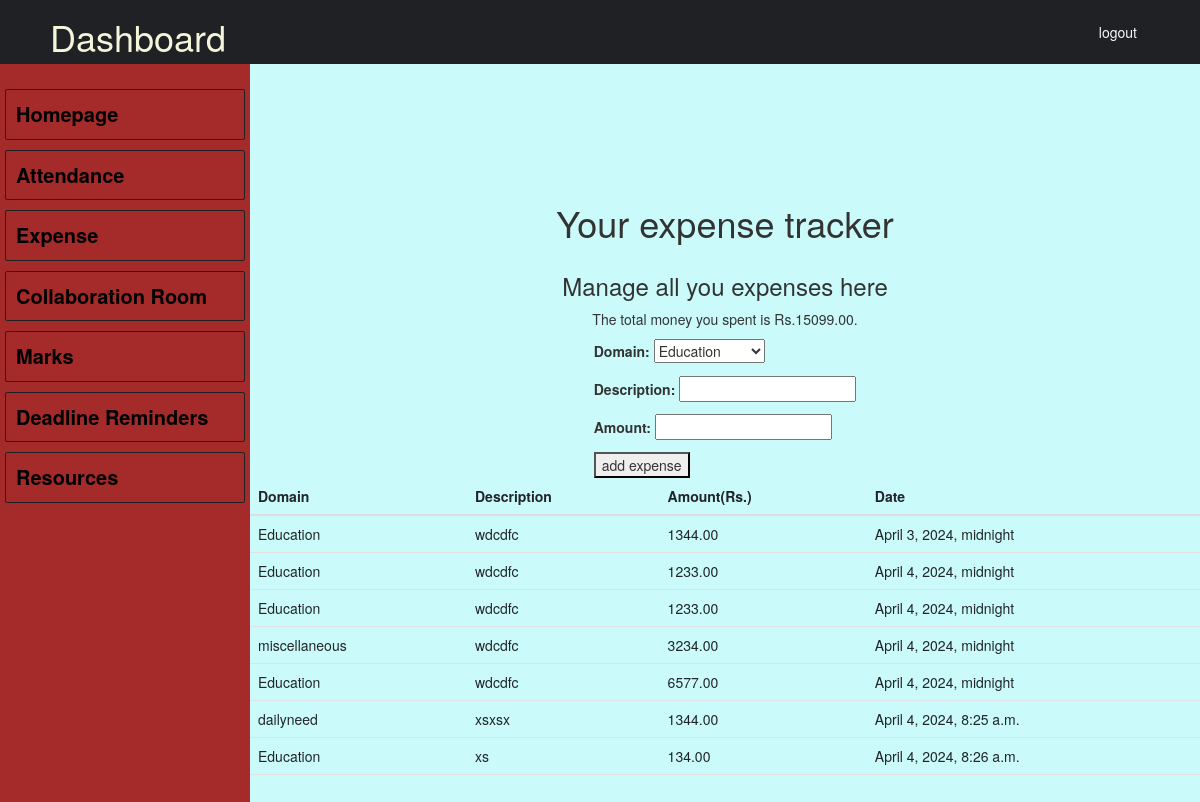
The app's page /expenses/ (signed in), older data.
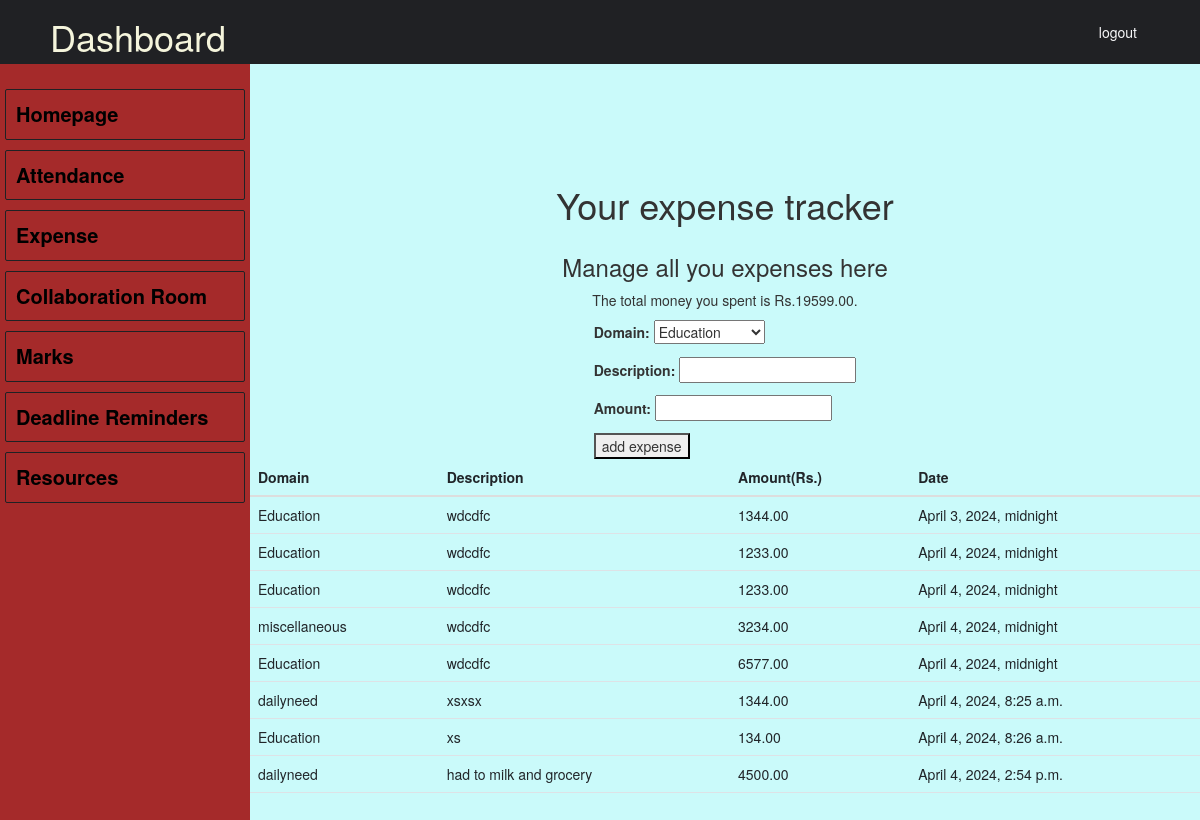
The same page, newer data.
### expenses/models.py (models this page shows, shortened)
class Expense(models.Model):
  domain=models.CharField(max_length=20, choices=[
      ('Education', 'Education'),
      ('Resources', 'Resources'),
      ('dailyneed', 'Dailyneed'),
  ])
  description = models.CharField(max_length=200)
  amount = models.DecimalField(max_digits=10, decimal_places=2)
  date = models.DateTimeField(auto_now_add=True)

### expenses/views.py (the view)
# urls.py: path('', views.dexpense,name='dexpense')
@login_required(login_url='/login/')
def dexpense(request):
  if request.method == 'POST':
    form = ExpenseForm(request.POST)
    if form.is_valid():
      domain = form.cleaned_data['domain']
      description = form.cleaned_data['description']
      amount = int(form.cleaned_data['amount'])
      Expense.objects.create(
          domain=domain,
          description=description,
          amount=amount
      )
  else:
    form = ExpenseForm()
  expenses=Expense.objects.all()
  totalspent = sum(expense.amount for expense in expenses)
  context = {'form': form , 'expenses':expenses , 'totalspent':totalspent}
  return render(request, 'expenses.html', context)

### expenses/forms.py
class ExpenseForm(forms.Form):
  domain=forms.ChoiceField(choices=[
      ('Education', 'Education'),
      ('Resources', 'Resources'),
      ('dailyneed', 'Dailyneed'),
      ('miscellaneous','miscellaneous')
  ])
  description = forms.CharField(max_length=200,label="Description")
  amount = forms.DecimalField(max_digits=10, decimal_places=2,label="Amount")

### expenses/templates/expenses.html
{% extends 'm.html' %}
{% block start %}
    <h1>Your expense tracker</h1>
    <h3>Manage all you expenses here</h3>
    {% if totalspent %}
    <p> The total money you spent is Rs.{{ totalspent }}.</p>
      {% endif %}
    <form method="post">
        {% csrf_token %}  {{ form.as_p }}  <button type="submit">add expense</button>
    </form>
    <table class="table">
        <thead>
            <tr>
                <th>Domain</th>
                <th>Description</th>
                <th>Amount(Rs.)</th>
                <th>Date</th>
            </tr>
        </thead>
        <tbody>
            {% for record in expenses %}
            <tr>
                <td>{{ record.domain }}</td>
                <td>{{ record.description }}</td>
                <td>{{ record.amount }}</td>
                <td>{{ record.date }}</td>
            </tr>
            {% endfor %}
        </tbody>
    </table>
{% endblock start %}

### mainapp/templates/m.html (shortened to what this page needs)
<!DOCTYPE html>
<html lang="en">
<head>
    <link href="https://cdn.jsdelivr.net/npm/bootstrap@5.2.3/dist/css/bootstrap.min.css" rel="stylesheet">
    <link rel="stylesheet" href="https://maxcdn.bootstrapcdn.com/bootstrap/3.4.1/css/bootstrap.min.css">
</head>
<body>
    <div id="top">
        <h1 style="color: beige;">Dashboard</h1>
        <a class="btn btn-outline-light" href="/login/">logout</a>
    </div>
    <div id="middle">
        <div class="leftBox">
            <ul style="list-style: none; width: 100%; padding: 0; margin: 15px 0px;">
                <a href="/home/"><li>Homepage</li></a>
                <a href="/attendance/"><li>Attendance</li></a>
                <a href="/expenses/"><li>Expense</li></a>
                <a href="/chat/"><li>Collaboration Room</li></a>
                <a href="/marks/"><li>Marks</li></a>
                <a href="/reminders/"><li>Deadline Reminders</li></a>
                <a href="/resources/upload/"><li>Resources</li></a>
            </ul>
        </div>
        <div class="rightBox">
            {% block start %}
        {% endblock start %}
        </div>
    </div>
</body>
</html>

### mainapp/templates/m.html (style rules this page uses)
body { background-color: rgb(202, 250, 250); padding: 0; margin: 0; }
#top { top: 0; height: 8vh; padding: 10px 50px; background-color: #202124; display: flex; justify-content: space-between; align-items: center; z-index: 1; }
#middle { display: flex; }
#middle .leftBox { background-color: brown; display: flex; height: 100vh; width:30vw; max-width: 250px; margin-left: 0; justify-content: center; }
#middle .leftBox li { padding: 10px; margin: 10px 5px; border-radius: 2px; font-size: 20px; font-weight: 900; cursor: pointer; border: #202124 1px solid; }
#middle .rightBox { margin-top: 50px; display: flex; flex-direction: column; justify-content: center; width: 100%; align-items: center; }
a { text-decoration: none; color: black; }

Row changes from the older to the newer data that the page shows:
added Expense: domain "dailyneed", description "had to milk and grocery", amount "4500.00", date "April 4, 2024, 2:54 p.m."
Text that changed along with them:
{{ totalspent }}: "15099.00" → "19599.00"
